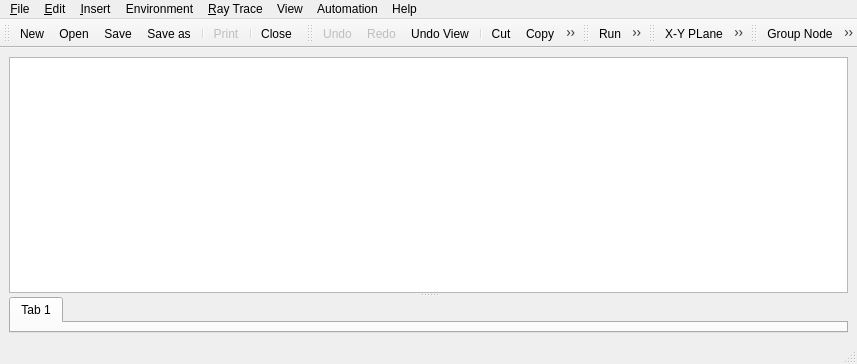
<?xml version="1.0" encoding="UTF-8"?>
<ui version="4.0">
 <author>Manuel J. Blanco</author>
 <class>MainWindow</class>
 <widget class="QMainWindow" name="MainWindow">
  <property name="enabled">
   <bool>true</bool>
  </property>
  <property name="geometry">
   <rect>
    <x>0</x>
    <y>0</y>
    <width>857</width>
    <height>364</height>
   </rect>
  </property>
  <property name="sizePolicy">
   <sizepolicy hsizetype="Expanding" vsizetype="Expanding">
    <horstretch>0</horstretch>
    <verstretch>0</verstretch>
   </sizepolicy>
  </property>
  <property name="acceptDrops">
   <bool>true</bool>
  </property>
  <property name="windowTitle">
   <string>Tonatiuh</string>
  </property>
  <property name="windowIcon">
   <iconset resource="../resources.qrc">
    <normaloff>:/icons/LogoTonatiuh.png</normaloff>:/icons/LogoTonatiuh.png</iconset>
  </property>
  <widget class="QWidget" name="centralWidget">
   <property name="sizePolicy">
    <sizepolicy hsizetype="Expanding" vsizetype="Expanding">
     <horstretch>0</horstretch>
     <verstretch>0</verstretch>
    </sizepolicy>
   </property>
   <layout class="QVBoxLayout">
    <item>
     <widget class="QSplitter" name="horizontalSplitter">
      <property name="orientation">
       <enum>Qt::Horizontal</enum>
      </property>
      <widget class="QSplitter" name="modelSplitter">
       <property name="orientation">
        <enum>Qt::Vertical</enum>
       </property>
       <widget class="SceneModelView" name="sceneModelView">
        <property name="sizePolicy">
         <sizepolicy hsizetype="Preferred" vsizetype="Preferred">
          <horstretch>0</horstretch>
          <verstretch>0</verstretch>
         </sizepolicy>
        </property>
        <property name="acceptDrops">
         <bool>true</bool>
        </property>
        <property name="horizontalScrollBarPolicy">
         <enum>Qt::ScrollBarAsNeeded</enum>
        </property>
        <property name="dragEnabled">
         <bool>true</bool>
        </property>
        <property name="dragDropMode">
         <enum>QAbstractItemView::DragDrop</enum>
        </property>
        <property name="selectionBehavior">
         <enum>QAbstractItemView::SelectRows</enum>
        </property>
        <property name="animated">
         <bool>true</bool>
        </property>
        <property name="allColumnsShowFocus">
         <bool>false</bool>
        </property>
       </widget>
       <widget class="ParametersView" name="parametersView">
        <property name="currentIndex">
         <number>0</number>
        </property>
        <widget class="QWidget" name="tab">
         <attribute name="title">
          <string>Tab 1</string>
         </attribute>
        </widget>
       </widget>
      </widget>
     </widget>
    </item>
   </layout>
  </widget>
  <widget class="QMenuBar" name="menubar">
   <property name="geometry">
    <rect>
     <x>0</x>
     <y>0</y>
     <width>857</width>
     <height>21</height>
    </rect>
   </property>
   <widget class="QMenu" name="menuEdit">
    <property name="title">
     <string>&amp;Edit</string>
    </property>
    <widget class="QMenu" name="menuTrackers">
     <property name="title">
      <string>Trackers</string>
     </property>
     <addaction name="actionSetAimingPointRelative"/>
     <addaction name="actionSetAimingPointAbsolute"/>
    </widget>
    <addaction name="actionUndo"/>
    <addaction name="actionRedo"/>
    <addaction name="separator"/>
    <addaction name="actionCut"/>
    <addaction name="actionCopy"/>
    <addaction name="actionPasteCopy"/>
    <addaction name="actionPasteLink"/>
    <addaction name="actionDelete"/>
    <addaction name="menuTrackers"/>
   </widget>
   <widget class="QMenu" name="menuFile">
    <property name="title">
     <string>&amp;File</string>
    </property>
    <widget class="QMenu" name="menuRecent">
     <property name="title">
      <string>&amp;Recent</string>
     </property>
    </widget>
    <addaction name="actionNew"/>
    <addaction name="actionOpen"/>
    <addaction name="menuRecent"/>
    <addaction name="separator"/>
    <addaction name="actionSave"/>
    <addaction name="actionSaveAs"/>
    <addaction name="actionSaveComponent"/>
    <addaction name="separator"/>
    <addaction name="actionPrint"/>
    <addaction name="separator"/>
    <addaction name="actionClose"/>
   </widget>
   <widget class="QMenu" name="menuView">
    <property name="title">
     <string>View</string>
    </property>
    <addaction name="actionAxis"/>
    <addaction name="actionBackground"/>
    <addaction name="actionEdit_Mode"/>
    <addaction name="separator"/>
    <addaction name="action_X_Y_Plane"/>
    <addaction name="action_X_Z_Plane"/>
    <addaction name="action_Y_Z_Plane"/>
    <addaction name="actionSunPlane"/>
    <addaction name="separator"/>
    <addaction name="actionGrid"/>
    <addaction name="actionGridSettings"/>
   </widget>
   <widget class="QMenu" name="menuInsert">
    <property name="title">
     <string>&amp;Insert</string>
    </property>
    <widget class="QMenu" name="menuShape">
     <property name="enabled">
      <bool>false</bool>
     </property>
     <property name="title">
      <string>Shape</string>
     </property>
    </widget>
    <widget class="QMenu" name="menuMaterial">
     <property name="enabled">
      <bool>false</bool>
     </property>
     <property name="title">
      <string>Material</string>
     </property>
    </widget>
    <widget class="QMenu" name="menuTracker">
     <property name="enabled">
      <bool>false</bool>
     </property>
     <property name="title">
      <string>Tracker</string>
     </property>
    </widget>
    <widget class="QMenu" name="menuComponent">
     <property name="enabled">
      <bool>false</bool>
     </property>
     <property name="title">
      <string>Component</string>
     </property>
     <addaction name="separator"/>
    </widget>
    <addaction name="actionNode"/>
    <addaction name="actionSurfaceNode"/>
    <addaction name="separator"/>
    <addaction name="menuShape"/>
    <addaction name="menuMaterial"/>
    <addaction name="menuTracker"/>
    <addaction name="separator"/>
    <addaction name="actionUserComponent"/>
    <addaction name="menuComponent"/>
   </widget>
   <widget class="QMenu" name="menuEnvironment">
    <property name="title">
     <string>Environment</string>
    </property>
    <widget class="QMenu" name="menuSunLight">
     <property name="title">
      <string>Sun Light</string>
     </property>
     <addaction name="actionDefineSunLight"/>
     <addaction name="actionCalculateSunPosition"/>
     <addaction name="separator"/>
     <addaction name="actionDisconnect_All_Trackers"/>
    </widget>
    <widget class="QMenu" name="menuTransmissivity">
     <property name="title">
      <string>Transmissivity</string>
     </property>
     <addaction name="separator"/>
     <addaction name="actionDefineTransmissivity"/>
    </widget>
    <addaction name="menuSunLight"/>
    <addaction name="menuTransmissivity"/>
   </widget>
   <widget class="QMenu" name="menu_Raytrace">
    <property name="title">
     <string>&amp;Ray Trace</string>
    </property>
    <addaction name="actionRun"/>
    <addaction name="actionRunFluxAnalysis"/>
    <addaction name="actionDisplayRays"/>
    <addaction name="separator"/>
    <addaction name="actionRayTraceOptions"/>
    <addaction name="actionReset_Analyzer_Values"/>
   </widget>
   <widget class="QMenu" name="menuHelp">
    <property name="title">
     <string>Help</string>
    </property>
    <addaction name="actionAbout"/>
   </widget>
   <widget class="QMenu" name="menuAutomation">
    <property name="title">
     <string>Automation</string>
    </property>
    <addaction name="actionOpenScriptEditor"/>
   </widget>
   <addaction name="menuFile"/>
   <addaction name="menuEdit"/>
   <addaction name="menuInsert"/>
   <addaction name="menuEnvironment"/>
   <addaction name="menu_Raytrace"/>
   <addaction name="menuView"/>
   <addaction name="menuAutomation"/>
   <addaction name="menuHelp"/>
  </widget>
  <widget class="QStatusBar" name="statusbar"/>
  <widget class="QToolBar" name="fileToolBar">
   <property name="windowTitle">
    <string>File</string>
   </property>
   <property name="orientation">
    <enum>Qt::Horizontal</enum>
   </property>
   <attribute name="toolBarArea">
    <enum>TopToolBarArea</enum>
   </attribute>
   <attribute name="toolBarBreak">
    <bool>false</bool>
   </attribute>
   <addaction name="actionNew"/>
   <addaction name="actionOpen"/>
   <addaction name="actionSave"/>
   <addaction name="actionSaveAs"/>
   <addaction name="separator"/>
   <addaction name="actionPrint"/>
   <addaction name="separator"/>
   <addaction name="actionClose"/>
  </widget>
  <widget class="QToolBar" name="editToolBar">
   <property name="windowTitle">
    <string>Edit</string>
   </property>
   <property name="orientation">
    <enum>Qt::Horizontal</enum>
   </property>
   <attribute name="toolBarArea">
    <enum>TopToolBarArea</enum>
   </attribute>
   <attribute name="toolBarBreak">
    <bool>false</bool>
   </attribute>
   <addaction name="actionUndo"/>
   <addaction name="actionRedo"/>
   <addaction name="actionUndoView"/>
   <addaction name="separator"/>
   <addaction name="actionCut"/>
   <addaction name="actionCopy"/>
   <addaction name="actionPasteCopy"/>
   <addaction name="actionPasteLink"/>
   <addaction name="actionDelete"/>
  </widget>
  <widget class="QToolBar" name="raytraceToolBar">
   <property name="windowTitle">
    <string>Ray Tracer</string>
   </property>
   <attribute name="toolBarArea">
    <enum>TopToolBarArea</enum>
   </attribute>
   <attribute name="toolBarBreak">
    <bool>false</bool>
   </attribute>
   <addaction name="actionRun"/>
   <addaction name="actionRunFluxAnalysis"/>
  </widget>
  <widget class="QToolBar" name="viewToolBar">
   <property name="windowTitle">
    <string>View</string>
   </property>
   <attribute name="toolBarArea">
    <enum>TopToolBarArea</enum>
   </attribute>
   <attribute name="toolBarBreak">
    <bool>false</bool>
   </attribute>
   <addaction name="action_X_Y_Plane"/>
   <addaction name="action_Y_Z_Plane"/>
   <addaction name="action_X_Z_Plane"/>
   <addaction name="actionSunPlane"/>
   <addaction name="separator"/>
   <addaction name="actionGridSettings"/>
  </widget>
  <widget class="QToolBar" name="insertToolBar">
   <property name="windowTitle">
    <string>Node Kits</string>
   </property>
   <attribute name="toolBarArea">
    <enum>TopToolBarArea</enum>
   </attribute>
   <attribute name="toolBarBreak">
    <bool>false</bool>
   </attribute>
   <addaction name="actionNode"/>
   <addaction name="actionSurfaceNode"/>
  </widget>
  <action name="actionNew">
   <property name="icon">
    <iconset resource="../resources.qrc">
     <normaloff>:/icons/new.png</normaloff>:/icons/new.png</iconset>
   </property>
   <property name="text">
    <string>&amp;New</string>
   </property>
  </action>
  <action name="actionOpen">
   <property name="icon">
    <iconset resource="../resources.qrc">
     <normaloff>:/icons/open.png</normaloff>:/icons/open.png</iconset>
   </property>
   <property name="text">
    <string>&amp;Open ...</string>
   </property>
  </action>
  <action name="actionSave">
   <property name="icon">
    <iconset resource="../resources.qrc">
     <normaloff>:/icons/save.png</normaloff>:/icons/save.png</iconset>
   </property>
   <property name="text">
    <string>&amp;Save</string>
   </property>
  </action>
  <action name="actionSaveAs">
   <property name="icon">
    <iconset resource="../resources.qrc">
     <normaloff>:/icons/saveas.png</normaloff>:/icons/saveas.png</iconset>
   </property>
   <property name="text">
    <string>Save &amp;as ...</string>
   </property>
  </action>
  <action name="actionPrint">
   <property name="enabled">
    <bool>false</bool>
   </property>
   <property name="icon">
    <iconset resource="../resources.qrc">
     <normaloff>:/icons/print.png</normaloff>:/icons/print.png</iconset>
   </property>
   <property name="text">
    <string>&amp;Print</string>
   </property>
  </action>
  <action name="actionClose">
   <property name="icon">
    <iconset resource="../resources.qrc">
     <normaloff>:/icons/close.png</normaloff>:/icons/close.png</iconset>
   </property>
   <property name="text">
    <string>&amp;Close</string>
   </property>
  </action>
  <action name="actionUndo">
   <property name="enabled">
    <bool>false</bool>
   </property>
   <property name="icon">
    <iconset resource="../resources.qrc">
     <normaloff>:/icons/undo.png</normaloff>:/icons/undo.png</iconset>
   </property>
   <property name="text">
    <string>&amp;Undo</string>
   </property>
   <property name="shortcut">
    <string>Ctrl+Z</string>
   </property>
  </action>
  <action name="actionRedo">
   <property name="enabled">
    <bool>false</bool>
   </property>
   <property name="icon">
    <iconset resource="../resources.qrc">
     <normaloff>:/icons/redo.png</normaloff>:/icons/redo.png</iconset>
   </property>
   <property name="text">
    <string>&amp;Redo</string>
   </property>
   <property name="shortcut">
    <string>Ctrl+Y</string>
   </property>
  </action>
  <action name="actionCut">
   <property name="icon">
    <iconset resource="../resources.qrc">
     <normaloff>:/icons/cut.png</normaloff>:/icons/cut.png</iconset>
   </property>
   <property name="text">
    <string>&amp;Cut</string>
   </property>
   <property name="shortcut">
    <string>Ctrl+X</string>
   </property>
  </action>
  <action name="actionCopy">
   <property name="icon">
    <iconset resource="../resources.qrc">
     <normaloff>:/icons/copy.png</normaloff>:/icons/copy.png</iconset>
   </property>
   <property name="text">
    <string>&amp;Copy</string>
   </property>
   <property name="shortcut">
    <string>Ctrl+C</string>
   </property>
  </action>
  <action name="actionPasteCopy">
   <property name="icon">
    <iconset resource="../resources.qrc">
     <normaloff>:/icons/paste.png</normaloff>:/icons/paste.png</iconset>
   </property>
   <property name="text">
    <string>&amp;Paste</string>
   </property>
   <property name="toolTip">
    <string>Paste a clipboard node copy</string>
   </property>
   <property name="shortcut">
    <string>Ctrl+V</string>
   </property>
  </action>
  <action name="actionRun">
   <property name="icon">
    <iconset resource="../resources.qrc">
     <normaloff>:/icons/run.png</normaloff>:/icons/run.png</iconset>
   </property>
   <property name="text">
    <string>&amp;Run</string>
   </property>
  </action>
  <action name="actionAxis">
   <property name="checkable">
    <bool>true</bool>
   </property>
   <property name="checked">
    <bool>true</bool>
   </property>
   <property name="enabled">
    <bool>true</bool>
   </property>
   <property name="text">
    <string>Axis</string>
   </property>
   <property name="toolTip">
    <string>Draw Shape Local Axis</string>
   </property>
  </action>
  <action name="actionUndoView">
   <property name="icon">
    <iconset resource="../resources.qrc">
     <normaloff>:/icons/undoView.png</normaloff>:/icons/undoView.png</iconset>
   </property>
   <property name="text">
    <string>Undo View</string>
   </property>
  </action>
  <action name="actionNode">
   <property name="icon">
    <iconset resource="../resources.qrc">
     <normaloff>:/icons/separatorKit.png</normaloff>:/icons/separatorKit.png</iconset>
   </property>
   <property name="text">
    <string>Group Node</string>
   </property>
  </action>
  <action name="actionDisplayRays">
   <property name="checkable">
    <bool>true</bool>
   </property>
   <property name="checked">
    <bool>false</bool>
   </property>
   <property name="enabled">
    <bool>false</bool>
   </property>
   <property name="text">
    <string>Display rays</string>
   </property>
  </action>
  <action name="actionPasteLink">
   <property name="icon">
    <iconset resource="../resources.qrc">
     <normaloff>:/icons/paste_link.png</normaloff>:/icons/paste_link.png</iconset>
   </property>
   <property name="text">
    <string>Paste Link</string>
   </property>
   <property name="toolTip">
    <string>Paste a link to the clipboard node</string>
   </property>
  </action>
  <action name="actionDelete">
   <property name="icon">
    <iconset resource="../resources.qrc">
     <normaloff>:/icons/delete.png</normaloff>:/icons/delete.png</iconset>
   </property>
   <property name="text">
    <string>Delete</string>
   </property>
   <property name="shortcut">
    <string>Backspace</string>
   </property>
  </action>
  <action name="actionRayTraceOptions">
   <property name="text">
    <string>Ray Trace Options ...</string>
   </property>
  </action>
  <action name="actionSurfaceNode">
   <property name="icon">
    <iconset resource="../resources.qrc">
     <normaloff>:/icons/shapeKit.png</normaloff>:/icons/shapeKit.png</iconset>
   </property>
   <property name="text">
    <string>Surface Node</string>
   </property>
  </action>
  <action name="action_X_Y_Plane">
   <property name="icon">
    <iconset resource="../resources.qrc">
     <normaloff>:/icons/viewer_viewXY.png</normaloff>:/icons/viewer_viewXY.png</iconset>
   </property>
   <property name="text">
    <string>X-Y PLane</string>
   </property>
  </action>
  <action name="action_X_Z_Plane">
   <property name="icon">
    <iconset resource="../resources.qrc">
     <normaloff>:/icons/viewer_viewXZ.png</normaloff>:/icons/viewer_viewXZ.png</iconset>
   </property>
   <property name="text">
    <string>X-Z Plane</string>
   </property>
  </action>
  <action name="action_Y_Z_Plane">
   <property name="icon">
    <iconset resource="../resources.qrc">
     <normaloff>:/icons/viewer_viewYZ.png</normaloff>:/icons/viewer_viewYZ.png</iconset>
   </property>
   <property name="text">
    <string>Z-YPlane</string>
   </property>
  </action>
  <action name="actionDefineSunLight">
   <property name="enabled">
    <bool>true</bool>
   </property>
   <property name="icon">
    <iconset resource="../resources.qrc">
     <normaloff>:/icons/lightKit.png</normaloff>:/icons/lightKit.png</iconset>
   </property>
   <property name="text">
    <string>Define SunLight...</string>
   </property>
  </action>
  <action name="actionEdit_Mode">
   <property name="checkable">
    <bool>true</bool>
   </property>
   <property name="text">
    <string>Edit Mode</string>
   </property>
  </action>
  <action name="actionGrid">
   <property name="checkable">
    <bool>true</bool>
   </property>
   <property name="checked">
    <bool>false</bool>
   </property>
   <property name="enabled">
    <bool>true</bool>
   </property>
   <property name="text">
    <string>Grid</string>
   </property>
  </action>
  <action name="actionBackground">
   <property name="checkable">
    <bool>true</bool>
   </property>
   <property name="checked">
    <bool>true</bool>
   </property>
   <property name="text">
    <string>Background</string>
   </property>
  </action>
  <action name="actionCalculateSunPosition">
   <property name="checkable">
    <bool>false</bool>
   </property>
   <property name="enabled">
    <bool>false</bool>
   </property>
   <property name="text">
    <string>Sun Position Calculator ...</string>
   </property>
  </action>
  <action name="actionExportPhotonMap">
   <property name="icon">
    <iconset resource="../resources.qrc">
     <normaloff>:/icons/export.png</normaloff>:/icons/export.png</iconset>
   </property>
   <property name="text">
    <string>Export PhotonMap</string>
   </property>
  </action>
  <action name="actionUserComponent">
   <property name="text">
    <string>User Component</string>
   </property>
  </action>
  <action name="actionSaveComponent">
   <property name="text">
    <string>Save Component</string>
   </property>
  </action>
  <action name="actionSunPlane">
   <property name="icon">
    <iconset resource="../resources.qrc">
     <normaloff>:/icons/viewer_viewSun.png</normaloff>:/icons/viewer_viewSun.png</iconset>
   </property>
   <property name="text">
    <string>SunPlane</string>
   </property>
  </action>
  <action name="actionGridSettings">
   <property name="enabled">
    <bool>false</bool>
   </property>
   <property name="icon">
    <iconset resource="../resources.qrc">
     <normaloff>:/icons/grid.png</normaloff>:/icons/grid.png</iconset>
   </property>
   <property name="text">
    <string>Grid Settings ...</string>
   </property>
  </action>
  <action name="actionAbout">
   <property name="text">
    <string>About...</string>
   </property>
  </action>
  <action name="actionOpenScriptEditor">
   <property name="text">
    <string>Script Editor</string>
   </property>
  </action>
  <action name="actionCheckForUpdates">
   <property name="text">
    <string>Check for updates</string>
   </property>
  </action>
  <action name="actionAnalyzerNode">
   <property name="icon">
    <iconset resource="../resources.qrc">
     <normaloff>:/icons/AnalyzerKit.png</normaloff>:/icons/AnalyzerKit.png</iconset>
   </property>
   <property name="text">
    <string>Analyzer Node</string>
   </property>
  </action>
  <action name="actionTrackers_Connected">
   <property name="text">
    <string>Trackers Connected</string>
   </property>
  </action>
  <action name="actionDisconnect_All_Trackers">
   <property name="checkable">
    <bool>true</bool>
   </property>
   <property name="text">
    <string>Disconnect All Trackers</string>
   </property>
  </action>
  <action name="actionReset_Analyzer_Values">
   <property name="text">
    <string>Reset Analyzer Values</string>
   </property>
  </action>
  <action name="actionSetAimingPointRelative">
   <property name="text">
    <string>Set Aiming Point Relative</string>
   </property>
  </action>
  <action name="actionSetAimingPointAbsolute">
   <property name="text">
    <string>Set Aiming Point Absolute</string>
   </property>
  </action>
  <action name="actionDefineTransmissivity">
   <property name="text">
    <string>Define Transmissivity...</string>
   </property>
  </action>
  <action name="actionNetworkConnections">
   <property name="text">
    <string>Network Connections...</string>
   </property>
  </action>
  <action name="actionRunFluxAnalysis">
   <property name="icon">
    <iconset resource="../resources.qrc">
     <normaloff>:/icons/fluxdistribution.png</normaloff>:/icons/fluxdistribution.png</iconset>
   </property>
   <property name="text">
    <string>Run Flux Analysis ...</string>
   </property>
  </action>
 </widget>
 <layoutdefault spacing="6" margin="9"/>
 <customwidgets>
  <customwidget>
   <class>SceneModelView</class>
   <extends>QTreeView</extends>
   <header location="global">gui/SceneModelView.h</header>
  </customwidget>
  <customwidget>
   <class>ParametersView</class>
   <extends>QTabWidget</extends>
   <header location="global">gui/ParametersView.h</header>
   <container>1</container>
  </customwidget>
 </customwidgets>
 <resources>
  <include location="../resources.qrc"/>
 </resources>
 <connections>
  <connection>
   <sender>actionGrid</sender>
   <signal>toggled(bool)</signal>
   <receiver>actionGridSettings</receiver>
   <slot>setEnabled(bool)</slot>
   <hints>
    <hint type="sourcelabel">
     <x>-1</x>
     <y>-1</y>
    </hint>
    <hint type="destinationlabel">
     <x>-1</x>
     <y>-1</y>
    </hint>
   </hints>
  </connection>
 </connections>
</ui>
